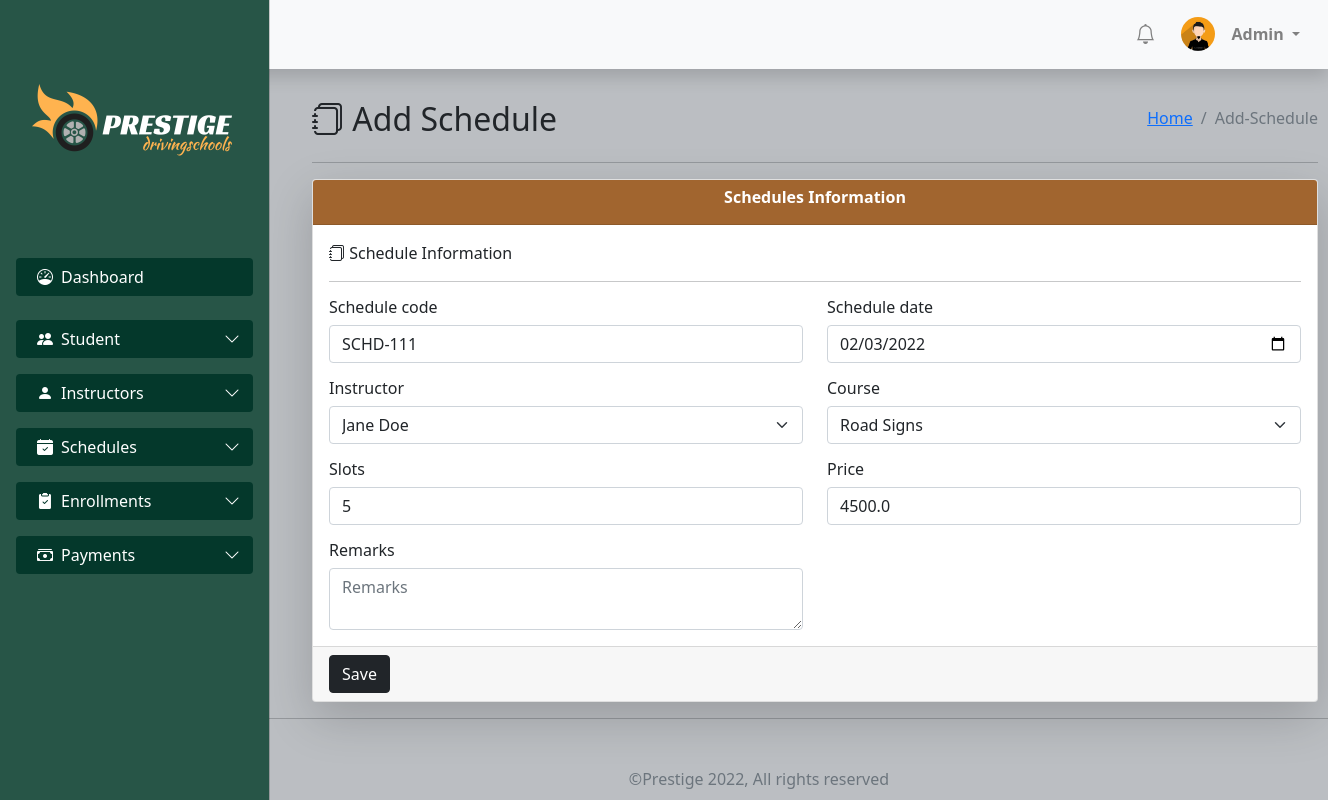
Page /update-schedule/2 (signed in) on the committed database.
### DrivingSchool/models.py (models this page shows, shortened)
class schedule(models.Model):
    COURSE = (
        ('Driving Theory','Driving Theory'),
        ('Road Signs','Road Signs'),
        ('Driving practice','Driving practice'),
    )
    schedule_code = models.CharField(max_length=100, null = True)
    schedule_date = models.DateField(null = True)
    course = models.CharField(max_length=100, null = True, choices = COURSE)
    slots = models.IntegerField(null = True)
    price = models.FloatField(null = True)
    remarks = models.CharField(max_length=300, null = True, blank = True)
    date_created = models.DateTimeField(auto_now_add=True)
    instructor = models.ForeignKey(instructor, null = True, on_delete = models.SET_NULL)

### DrivingSchool/decorators.py (the view)
    def wrapper_func(request, *args, **kwargs):
        group = None
        if request.user.groups.exists():
            group = request.user.groups.all()[0].name
        if group == 'Students':
            return redirect('student')
        if group == 'Instructors':
            return redirect('instructor')
        if group == 'Admins':
            return view_func(request, *args, **kwargs)

### DrivingSchool/forms.py
class scheduleForm(forms.ModelForm):
    class Meta:
        model = schedule
        fields = '__all__'
        widgets = {
            'schedule_code': forms.TextInput(attrs={'class': 'form-control', 'placeholder':'SCHD-'}),
            'schedule_date': forms.DateInput(attrs={'class': 'form-control', 'type':'date'}),
            'course': forms.Select(attrs={'class': 'form-select'}),
            'slots': forms.TextInput(attrs={'class': 'form-control', 'placeholder':'Slots'}),
            'price': forms.TextInput(attrs={'class': 'form-control', 'placeholder':'Price'}),
            'remarks': forms.Textarea(attrs={'class': 'form-control', 'placeholder':'Remarks','rows': '2'}),
            'instructor': forms.Select(attrs={'class': 'form-select'}),
        }

### DrivingSchool/models.py (called while the page is built)
    def __str__(self):
        return self.name

### DrivingSchool/views.py (called while the page is built)
@admin_only
def updateSchedule(request, pk):
    update = schedule.objects.get(id=pk)
    form = scheduleForm(instance=update)
    if request.method == 'POST':
        form = scheduleForm(request.POST, instance=update)
        if form.is_valid():
            form.save()
            return redirect('manage-schedule')
    mydict = {'form': form}
    return render(request, 'drivingschool/admin-dashboard/add-schedule.html',mydict)

### templates/drivingschool/admin-dashboard/add-schedule.html (shortened to what this page needs)
{% extends 'drivingschool/admin-dashboard/main.html' %}
{% load static %}
{% block content %}
<div class="content">
    <div class="d-flex justify-content-between align-items-end">
        <div class="">
            <h2>
                <span><i class="bi bi-journals"></i></span>
                Add Schedule
            </h2>
        </div>
        <div class="">
            <ol class="breadcrumb float-sm-right">
               <li class="breadcrumb-item"><a href="/">Home</a></li>
               <li class="breadcrumb-item active">Add-Schedule</li>
            </ol>
         </div>
    </div><hr>
    <div class="card shadow-lg">
        <div class="card-header text-center" style="background-color: #a1642efd; color: #fff;">
          <h6 class="fw-bold">Schedules Information</h6>
        </div>
        <div class="card-body">
            <i class="bi bi-journals"></i> Schedule Information<hr>
            <form class="row" method="POST" id="myform">
                <div class="col-6">
                    <h6>{{form.schedule_code.label}}</h6>
                    {{form.schedule_code}}
                </div>
                <div class="col-6">
                    <h6>{{form.schedule_date.label}}</h6>
                    {{form.schedule_date}}
                </div>
                <div class="col-6 mt-3">
                    <h6>{{form.instructor.label}}</h6>
                    {{form.instructor}}
                </div>
                <div class="col-6 mt-3">
                    <h6>{{form.course.label}}</h6>
                    {{form.course}}
                </div>
                <div class="col-6 mt-3">
                    <h6>{{form.slots.label}}</h6>
                    {{form.slots}}
                </div>
                <div class="col-6 mt-3">
                    <h6>{{form.price.label}}</h6>
                   {{form.price}}
                </div>
                <div class="col-6 mt-3">
                    <h6>{{form.remarks.label}}</h6>
                   {{form.remarks}}
                </div>
            </form>
        </div>
        <div class="card-footer">
            <button class="btn btn-dark" type="submit" form="myform">Save</button>
        </div>
      </div>
</div>
{% endblock %}

### templates/drivingschool/admin-dashboard/header.html (shortened to what this page needs)
{% load static %}
<nav class="navbar navbar-expand-lg navbar-light bg-light shadow fixed-top">
  <div class="container-fluid">
    <a class="navbar-brand fw-bold" href="/">
      <span>
      </span>
    </a>
    <ul class="nav justify-content-end align-items-center">
      <a href="#" style="color: grey">
        <span style="font-size: 20px; margin-right: 10px">
          <i class="bi bi-bell">
          </i>
        </span>
      </a>
      <li class="nav-item">
        <a class="nav-link" href="#">
          <img src="{% static 'images/avatar.jpg'%}" alt="" style="height: 34px; width: 34px; border-radius: 50%;">
        </a>
      </li>
      <li class="nav-item">
        <div class="dropdown">
          <a class="dropdown-toggle me-3" href="#"  id="dropdownMenuLink" data-bs-toggle="dropdown" aria-expanded="false" style="text-decoration: none; color: grey;">
            <strong>{{request.user}}</strong>
          </a>
        </div>
      </li>
    </ul>
  </div>
</nav>
<div class="offcanvas offcanvas-start sidebar-nav" tabindex="-1" id="offcanvasExample" aria-labelledby="offcanvasExampleLabel" data-bs-backdrop="false">
  <div class="offcanvas-body">
    <div class="offcanvas-header">
      <a class="navbar-brand" href="/">
        <span>
          <img src="{% static 'images/logo3.png'%}" alt="">
        </span>
      </a>
    </div>
    <nav class="navbar-dark">
      <ul class="navbar-nav">
        <li class="nav-item">
          <a class="" aria-current="page" href="/">
            <button class="w-100 btn mb-3 sidebtn" type="button" data-bs-toggle="offcanvas" data-bs-target="#offcanvasExample" aria-controls="offcanvasExample">
              <div class="d-flex align-items-start ms-2">
                <span class="me-2"><i class="bi bi-speedometer"></i></span>
                Dashboard
              </div>
            </button>
          </a>
        </li>
        <li class="nav-item">
          <a class="nav-link sidebar-link" data-bs-toggle="collapse" href="#collapseExample" role="button" aria-expanded="false" aria-controls="collapseExample">
            <button class="w-100 btn sidebtn" type="button">
              <div class="d-flex align-items-start ms-2">
                <span class="me-2">
                  <i class="bi bi-people-fill"></i>
                </span>
                Student
                <span class="dropdown-icon ms-auto">
                  <i class="bi bi-chevron-down"></i>
                </span>
              </div>
            </button>
          </a>
        </li>
        <li class="nav-item">
          <a class="nav-link sidebar-link" data-bs-toggle="collapse" href="#collapseExample" role="button" aria-expanded="false" aria-controls="collapseExample">
            <button class="w-100 btn sidebtn" type="button">
              <div class="d-flex align-items-start ms-2">
                <span class="me-2">
                  <i class="bi bi-person-fill"></i>
                </span>
                Instructors
                <span class="dropdown-icon ms-auto">
                  <i class="bi bi-chevron-down"></i>
                </span>
              </div>
            </button>
          </a>
        </li>
        <li class="nav-item">
          <a class="nav-link sidebar-link" data-bs-toggle="collapse" href="#scheduleCollapse" role="button" aria-expanded="false" aria-controls="scheduleCollapse">
            <button class="w-100 btn sidebtn" type="button">
              <div class="d-flex align-items-start ms-2">
                <span class="me-2">
                  <i class="bi bi-calendar-check-fill"></i>
                </span>
                Schedules
                <span class="dropdown-icon ms-auto">
                  <i class="bi bi-chevron-down"></i>
                </span>
              </div>
            </button>
          </a>
        </li>
        <li class="nav-item">
          <a class="nav-link sidebar-link" data-bs-toggle="collapse" href="#enrollCollapse" role="button" aria-expanded="false" aria-controls="enrollCollapse">
            <button class="w-100 btn sidebtn" type="button">
              <div class="d-flex align-items-start ms-2">
                <span class="me-2">
                  <i class="bi bi-clipboard2-check-fill"></i>
                </span>
                Enrollments
                <span class="dropdown-icon ms-auto">
                  <i class="bi bi-chevron-down"></i>
                </span>
              </div>
            </button>
          </a>
        </li>
        <li class="nav-item">
          <a class="nav-link sidebar-link" data-bs-toggle="collapse" href="#paymentCollapse" role="button" aria-expanded="false" aria-controls="paymentCollapse">
            <button class="w-100 btn sidebtn" type="button">
              <div class="d-flex align-items-start ms-2">
                <span class="me-2">
                  <i class="bi bi-cash-stack"></i>
                </span>
                Payments
                <span class="dropdown-icon ms-auto">
                  <i class="bi bi-chevron-down"></i>
                </span>
              </div>
            </button>
          </a>
        </li>
      </ul>
    </nav>
  </div>
</div>

### static/css/mystyles.css (style rules this page uses)
body { background-color: #bbbec2; }
.card-header { background-color: #a1642efd; color: #fff; }
.content { margin-top: 100px; }
@media (min-width: 992px) { .content { margin-left: 150px; margin-right: -40px; } }

### templates/drivingschool/admin-dashboard/header.html (style rules this page uses)
:root { --offcanvas-width: 270px; --topNavbarHeight: 0px; }
.sidebar-nav { width: var(--offcanvas-width); }
.sidebar-link { display: flex; align-items: center }
.sidebar-link .dropdown-icon { display: inline-flex; transition: all ease 0.2s; }
.nav-link { margin: 0; }
.offcanvas { background-color: #275547; }
button { position: relative; z-index: 1; border: none; }
button::after { position: absolute; content: ''; z-index: -1; }
.sidebtn { background-color: #04382b; color: #fff; }
@media (min-width: 992px) { .sidebar-nav { transform: none; visibility: visible !important; top: var(--topNavbarHeight); transition: all ease 1s; } }
@media (min-width: 992px) { body { overflow: auto !important; } }

### rows in the picture
schedule: schedule_code "SCHD-111", schedule_date "02/03/2022", instructor "Jane Doe", course "Road Signs", slots "5", price "4500.0"

### other values in the picture
{{ request.user }} "Admin"
